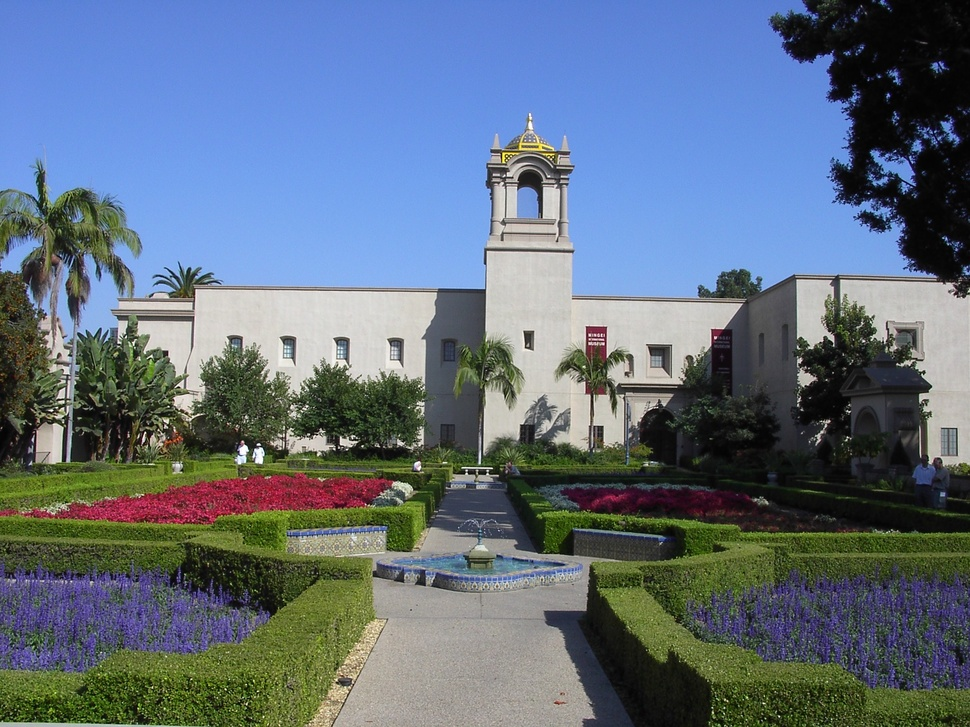
#> input picture Test Images/Test.jpg, 970 x 727 px, shrunk from 2048 x 1536 before the run
$ python -i image_filters.py   (imports and definitions only)
#> lines starting #> are read from the running program, lines starting #| are printed output that depends on the picture; after the words box and inside, x2 and y2 are one past the last pixel; in counts of white or black regions, pixels touching at a corner belong together
import os
import numpy as np
from PIL import Image, ImageFilter
from io import BytesIO
from PyQt6.QtGui import QPixmap

# [74 lines left out: functions filter, filter_grayscale, filter_sepia, filter_invert, filter_blur, filter_sharpen, not called in this run]

def filter_cartoon(image):
#> called with image = 'Test Images/Test.jpg'
    img = Image.open(image).convert("RGB")
#> img is the input picture: PIL image 970x727 RGB; mean R, G, B 97.2, 111.8, 127.5
    img_format = get_image_format(image)

    # Step 1: Reduce colors (posterize)
    # You can adjust 'bits' for more/less quantization
    posterized_img = img.convert("P", palette=Image.ADAPTIVE, colors=16).convert("RGB")
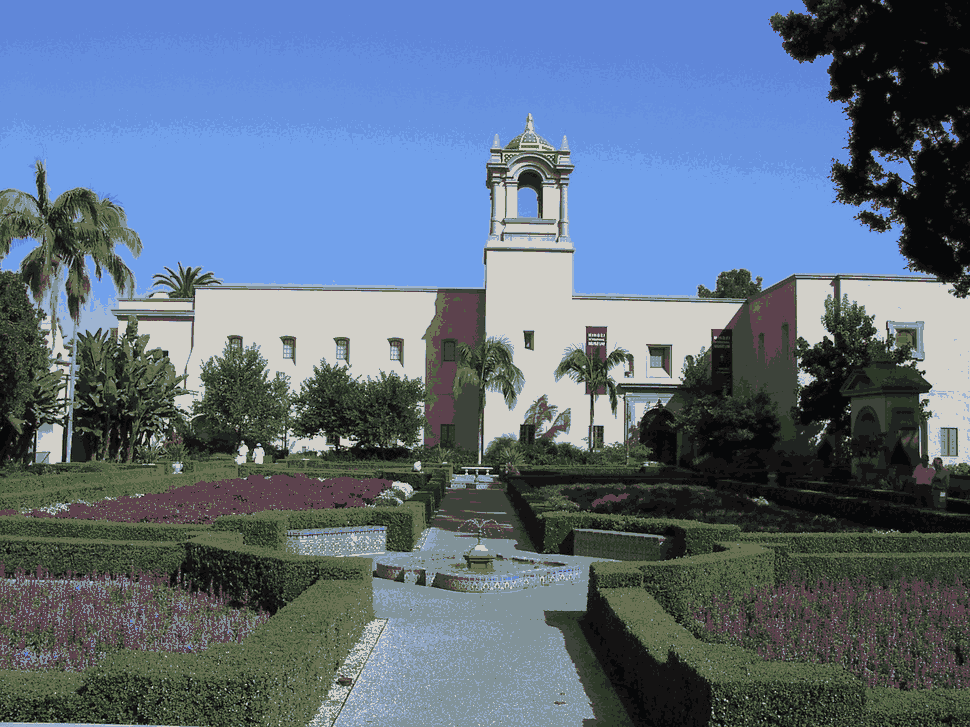
#> posterized_img: PIL image 970x727 RGB; mean R, G, B 93.8, 110.6, 129.5

    # Step 2: Edge detection
    edges = img.filter(ImageFilter.FIND_EDGES)
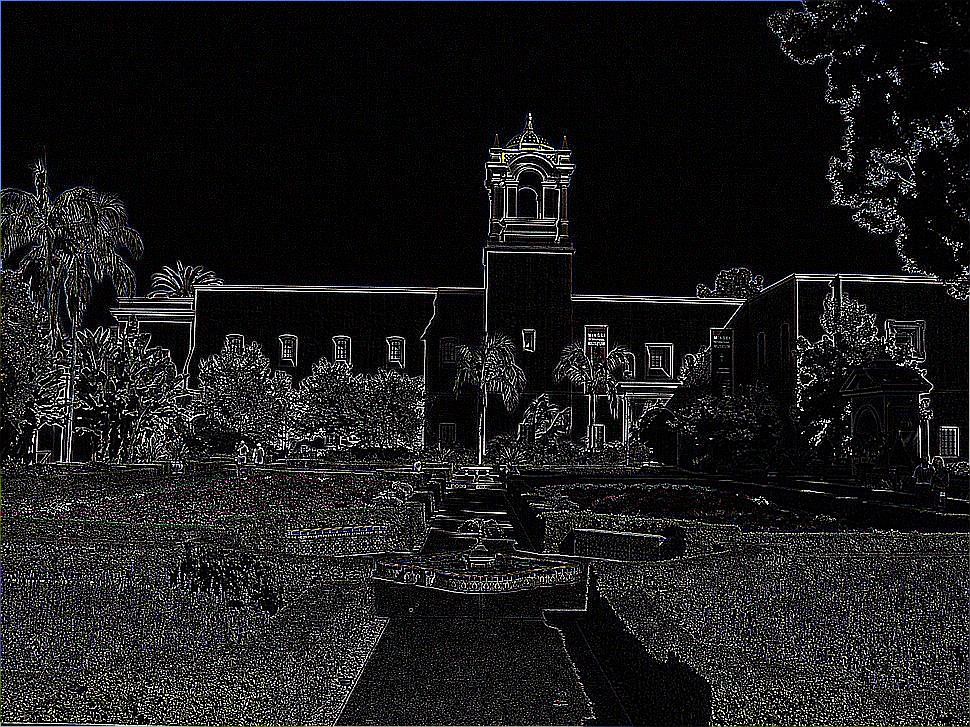
#> edges: PIL image 970x727 RGB; mean R, G, B 26.8, 26.8, 26.9
    edges = edges.convert("L").point(lambda x: 0 if x < 80 else 255, '1')
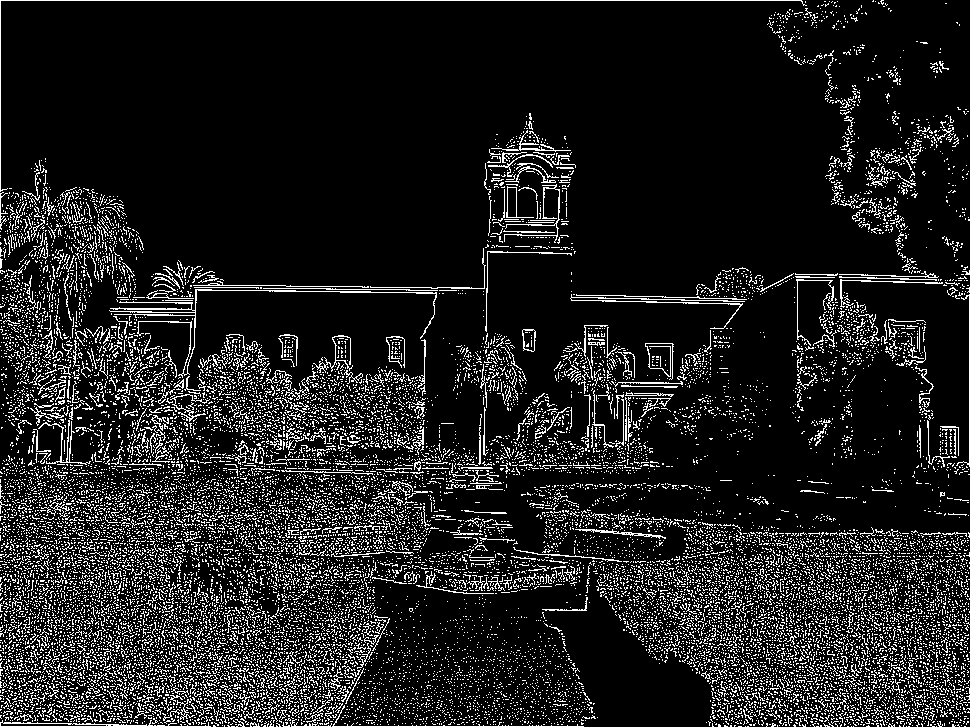
#> edges: PIL image 970x727 1; 12.1% white in thin lines or dots
    edges = edges.filter(ImageFilter.MaxFilter(3))  # Thicken edges
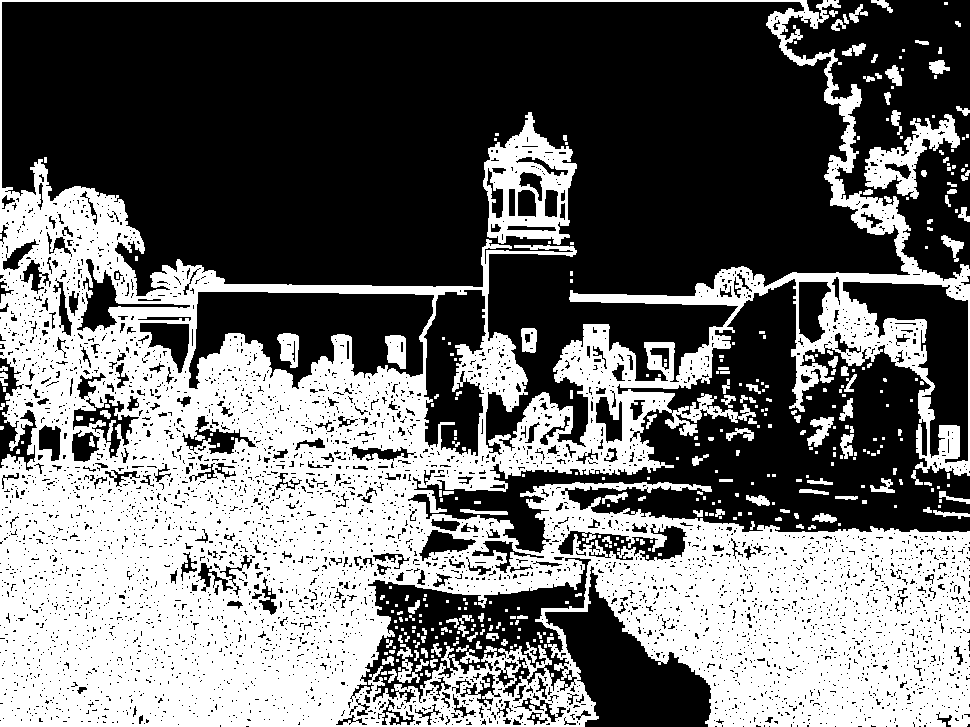
#> edges: PIL image 970x727 1; 42.7% white; 382 white regions (248 under 20 px), largest, box (x1, y1, x2, y2) and area: (0, 0, 970, 727) 279335, (483, 112, 577, 245) 5965, (864, 114, 960, 199) 2843

    # Step 3: Combine posterized image and edges
    cartoon_img = Image.composite(posterized_img, Image.new("RGB", img.size, "white"), edges)
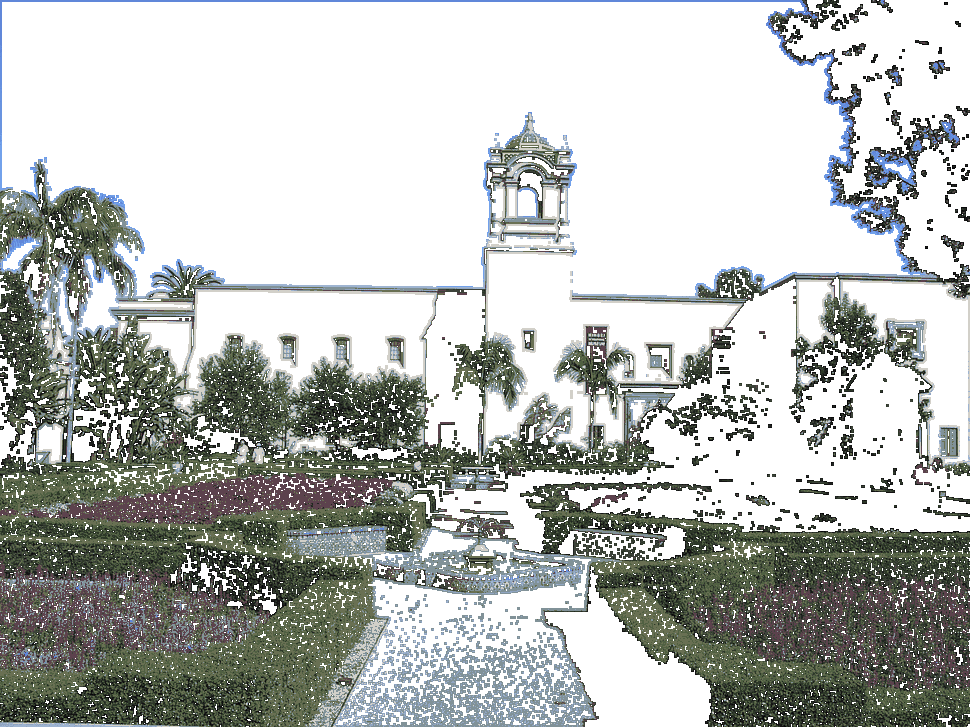
#> cartoon_img: PIL image 970x727 RGB; mean R, G, B 184.5, 187.6, 184.2

    buf = BytesIO()
    cartoon_img.save(buf, format=img_format)
    buf.seek(0)
    print(f"Cartoon image saved to {buf}")
    return buf

# [26 lines left out: functions filter_emboss, filter_edge_enhance, applyAndShowFilter, not called in this run]

def get_image_format(image_path):
    ext = os.path.splitext(image_path)[1].lower().replace('.', '')
    format_map = {
        'jpg': 'JPEG',
        'jpeg': 'JPEG',
        'png': 'PNG',
        'bmp': 'BMP',
        'gif': 'GIF'
    }
    return format_map.get(ext, 'JPEG')

>>> result = filter_cartoon('Test Images/Test.jpg')
